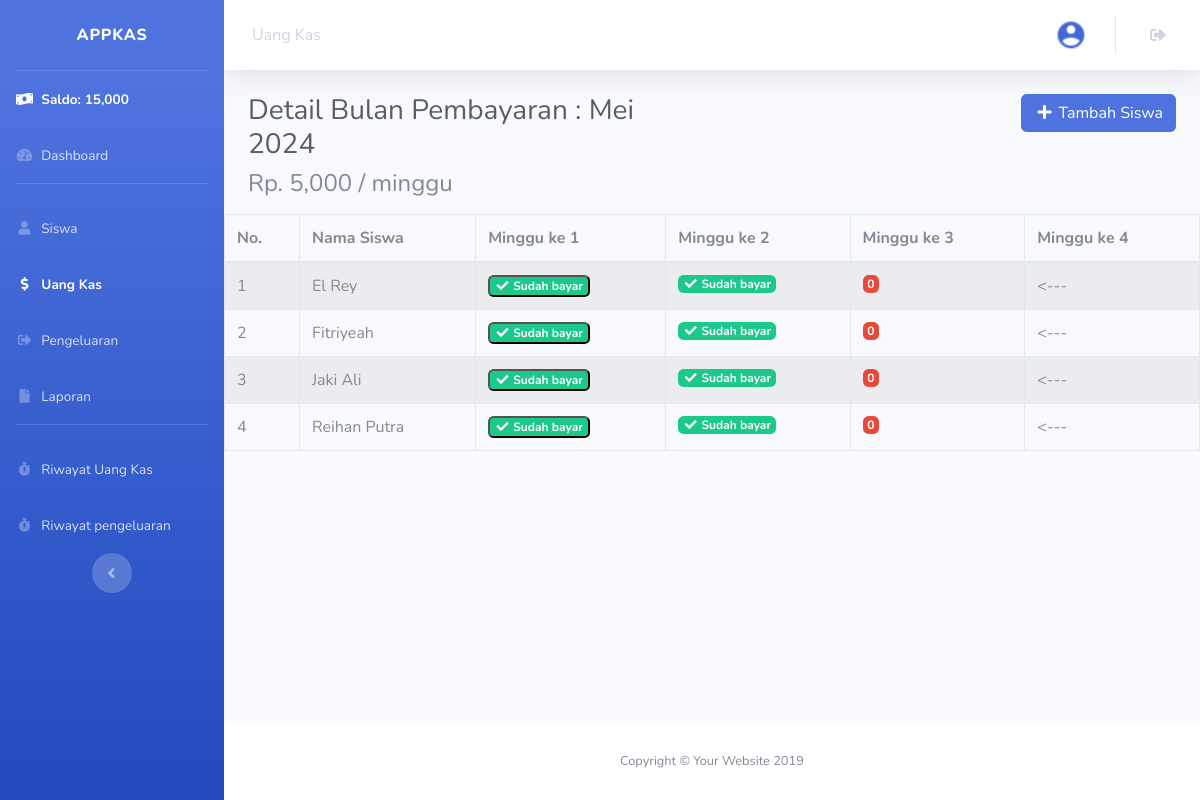
Screenshot of /detailuangkas.php?id_bulan_pembayaran=16 with the database file from the repository.
### tables this page shows
CREATE TABLE `bulan_pembayaran` (
  `id_bulan_pembayaran` int(11) NOT NULL,
  `nama_bulan` enum('januari','februari','maret','april','mei','juni','juli','agustus','september','oktober','november','desember') NOT NULL,
  `tahun` int(4) NOT NULL,
  `pembayaran_perminggu` int(11) NOT NULL
);

CREATE TABLE `uang_kas` (
  `id_uang_kas` int(11) NOT NULL,
  `id_siswa` int(11) NOT NULL,
  `id_bulan_pembayaran` int(11) NOT NULL,
  `minggu_ke_1` int(11) DEFAULT NULL,
  `minggu_ke_2` int(11) DEFAULT NULL,
  `minggu_ke_3` int(11) DEFAULT NULL,
  `minggu_ke_4` int(11) DEFAULT NULL,
  `status_lunas` int(11) NOT NULL
);

CREATE TABLE `siswa` (
  `id_siswa` int(11) NOT NULL,
  `nama_siswa` varchar(100) NOT NULL,
  `jenis_kelamin` enum('pria','wanita') NOT NULL,
  `no_telepon` varchar(25) NOT NULL,
  `email` varchar(255) NOT NULL
);

### detailuangkas.php (the view, shortened to what this page needs)
<?php
  require 'connection.php';
  $id_bulan_pembayaran = $_GET['id_bulan_pembayaran'];
  $detail_bulan_pembayaran = mysqli_fetch_assoc(mysqli_query($conn, "SELECT * FROM bulan_pembayaran WHERE id_bulan_pembayaran = '$id_bulan_pembayaran'"));
  $uang_kas = mysqli_query($conn, "SELECT * FROM uang_kas INNER JOIN siswa ON uang_kas.id_siswa = siswa.id_siswa INNER JOIN bulan_pembayaran ON uang_kas.id_bulan_pembayaran = bulan_pembayaran.id_bulan_pembayaran WHERE uang_kas.id_bulan_pembayaran = '$id_bulan_pembayaran' ORDER BY nama_siswa ASC");
  $bulan_pembayaran_pertama = mysqli_fetch_assoc(mysqli_query($conn, "SELECT * FROM bulan_pembayaran ORDER BY id_bulan_pembayaran ASC LIMIT 1"));
  $id_bulan_pembayaran_pertama = $bulan_pembayaran_pertama['id_bulan_pembayaran'];
  $jml_pengeluaran = mysqli_fetch_assoc(mysqli_query($conn, "SELECT sum(jumlah_pengeluaran) as jml_pengeluaran FROM pengeluaran"));
  $jml_pengeluaran = $jml_pengeluaran['jml_pengeluaran'];
  $jml_uang_kas = mysqli_fetch_assoc(mysqli_query($conn, "SELECT sum(minggu_ke_1 + minggu_ke_2 + minggu_ke_3 + minggu_ke_4) as jml_uang_kas FROM uang_kas"));
  $jml_uang_kas = $jml_uang_kas['jml_uang_kas'];
?>
<!DOCTYPE html>
<html lang="en">
<head>
  <link href="vendor/fontawesome-free/css/all.min.css" rel="stylesheet" type="text/css">
  <link href="css/sb-admin-2.min.css" rel="stylesheet">
</head>
<body id="page-top">
  <div id="wrapper">
    <ul class="navbar-nav bg-gradient-primary sidebar sidebar-dark accordion" id="accordionSidebar">
      <a class="sidebar-brand d-flex align-items-center justify-content-center" href="index.html">
        <div class="sidebar-brand-text mx-3">APPKAS</div>
      </a>
  <hr class="sidebar-divider my-0">
 <li class="nav-item active">
  <a class="nav-link">
     <i class = "fas fa-money-bill-wave"></i>
     <span>Saldo: <?= number_format($jml_uang_kas - $jml_pengeluaran); ?></span></a>
 </li>
<li class="nav-item">
  <a class="nav-link" href="index.php">
    <i class="fas fa-fw fa-tachometer-alt"></i>
    <span>Dashboard</span></a>
</li>
  <hr class="sidebar-divider">
<li class="nav-item">
  <a class="nav-link" href="siswa.php">
    <i class="fas fa-fw fa-user"></i>
    <span>Siswa</span>
  </a>
</li>
<li class="nav-item active">
  <a class="nav-link" href="bulanuangkas.php">
    <i class="fas fa-fw fa-dollar-sign"></i>
    <span>Uang Kas</span>
  </a>
</li>
<li class="nav-item">
  <a class="nav-link" href="pengeluaran.php">
    <i class="fas fa-fw fa-sign-out-alt"></i>
    <span>Pengeluaran</span>
  </a>
</li>
<li class="nav-item">
  <a class="nav-link" href="laporan.php">
    <i class="fas fa-fw fa-file"></i>
    <span>Laporan</span>
  </a>
</li>
  <hr class="sidebar-divider">
<li class="nav-item">
  <a class="nav-link" href="riwayatkas.php">
    <i class="fas fa-fw fa-stopwatch"></i>
    <span>Riwayat Uang Kas</span>
  </a>
</li>
<li class="nav-item">
        <a class="nav-link" href="riwayatpengeluaran.php">
          <i class="fas fa-fw fa-stopwatch"></i>
          <span>Riwayat pengeluaran</span>
        </a>
      </li>
  <div class="text-center d-none d-md-inline">
    <button class="rounded-circle border-0" id="sidebarToggle"></button>
  </div>
</ul>
    <div id="content-wrapper" class="d-flex flex-column">
      <div id="content">
      <nav class="navbar navbar-expand navbar-light bg-white topbar mb-4 static-top shadow">
        <ul class="navbar-nav">
            <li class="nav-item d-none d-sm-inline-block">
              <a href="siswa.php" class="nav-link">Uang Kas</a>
            </li>
          </ul>
        <ul class="navbar-nav ml-auto">
            <li class="nav-item no-arrow">
              <a class="nav-link" href="profile.php" role="button" aria-haspopup="true" aria-expanded="false">
              <img class="img-profile rounded-circle" src="assets/img/img_properties/profile.png">
              </a>
            </li>
            <li class="nav-item no-arrow mx-1">
              <a class="nav-link" href="logout.php" role="button" aria-haspopup="true" aria-expanded="false">
                <i class="fas fa-sign-out-alt fa-fw"></i>
              </a>
            </li>
        </ul>
      </nav>
    <div class="content-header">
      <div class="container-fluid">
        <div class="row mb-2">
          <div class="col-sm">
            <h1 class="h3 mb-2 text-gray-800">Detail Bulan Pembayaran : <?= ucwords($detail_bulan_pembayaran['nama_bulan']); ?> <?= $detail_bulan_pembayaran['tahun']; ?></h1>
            <h4>Rp. <?= number_format($detail_bulan_pembayaran['pembayaran_perminggu']); ?> / minggu</h4>
          </div>
          <div class="col-sm text-right">
            <?php if ($_SESSION['id_jabatan'] !== '3'): ?>
              <button type="button" class="btn btn-primary" data-toggle="modal" data-target="#tambahSiswaModal"><i class="fas fa-fw fa-plus"></i> Tambah Siswa</button>
            <?php endif ?>
          </div>
        </div>
      </div>
    </div>
<div id="content-wrapper" class="d-flex flex-column">
    <div id="content">
        <div class="table-responsive">
          <table class="table table-hover table-striped table-bordered" id="table_id">
            <thead>
              <tr>
                <th>No.</th>
                <th>Nama Siswa</th>
                <th>Minggu ke 1</th>
                <th>Minggu ke 2</th>
                <th>Minggu ke 3</th>
                <th>Minggu ke 4</th>
              </tr>
            </thead>
            <tbody>
              <?php $i = 1; ?>
              <?php foreach ($uang_kas as $duk): ?>
                <?php if ($_SESSION['id_jabatan'] == '3'): ?>
                  <tr>
                    <td><?= $i++; ?></td>
                    <td><?= ucwords(htmlspecialchars_decode($duk['nama_siswa'])); ?></td>
                    <?php if ($duk['minggu_ke_1'] == $duk['pembayaran_perminggu']): ?>
                      <td class="text-success"><?= number_format($duk['minggu_ke_1']); ?></td>
                    <?php else: ?>
                      <td class="text-danger"><?= number_format($duk['minggu_ke_1']); ?></td>
                    <?php endif ?>
                    <?php if ($duk['minggu_ke_2'] == $duk['pembayaran_perminggu']): ?>
                      <td class="text-success"><?= number_format($duk['minggu_ke_2']); ?></td>
                    <?php else: ?>
                      <td class="text-danger"><?= number_format($duk['minggu_ke_2']); ?></td>
                    <?php endif ?>
                    <?php if ($duk['minggu_ke_3'] == $duk['pembayaran_perminggu']): ?>
                      <td class="text-success"><?= number_format($duk['minggu_ke_3']); ?></td>
                    <?php else: ?>
                      <td class="text-danger"><?= number_format($duk['minggu_ke_3']); ?></td>
                    <?php endif ?>
                    <?php if ($duk['minggu_ke_4'] == $duk['pembayaran_perminggu']): ?>
                      <td class="text-success"><?= number_format($duk['minggu_ke_4']); ?></td>
                    <?php else: ?>
                      <td class="text-danger"><?= number_format($duk['minggu_ke_4']); ?></td>
                    <?php endif ?>
                  </tr>
                <?php else: ?>
                  <?php if ($id_bulan_pembayaran != $id_bulan_pembayaran_pertama AND $data_bulan_sebelum['status_lunas'] == '0'): ?>
                    <tr class="bg-danger">
                  <?php else: ?>
                    <tr>
                  <?php endif ?>
                    <td><?= $i++; ?></td>
                    <td><?= $duk['nama_siswa']; ?></td>
                    <?php if ($duk['minggu_ke_1'] == $duk['pembayaran_perminggu']): ?>
                      <?php if ($duk['minggu_ke_2'] !== "0"): ?>
                        <td>
                          <button type="button" class="badge badge-success" data-container="body" data-toggle="popover" data-placement="top" data-content="Tidak bisa mengubah minggu ke 1, kalau minggu ke 2 dan seterusnya sudah lunas, jika ingin mengubah, ubahlah minggu ke 2 atau ke 3 atau ke 4 terlebih dahulu menjadi 0.">
                            <i class="fas fa-fw fa-check"></i> Sudah bayar
                          </button>
                        </td>
                      <?php else: ?>
                        <td><a href="" data-toggle="modal" data-target="#editMingguKe1<?= $duk['id_uang_kas']; ?>" class="badge badge-success"><i class="fas fa-fw fa-check"></i> Sudah bayar</a></td>
                      <?php endif ?>
                    <?php endif ?>
                    <?php if ($duk['minggu_ke_1'] !== $duk['pembayaran_perminggu']): ?>
                      <td><---</td>
                      <td><---</td>
                      <td><---</td>
                    <?php else: ?>
                      <?php if ($duk['minggu_ke_2'] == $duk['pembayaran_perminggu']): ?>
                      <?php if ($duk['minggu_ke_3'] !== "0"): ?>
                        <td><button type="button" class="badge badge-success" data-container="body" data-toggle="popover" data-placement="top" data-content="Tidak bisa mengubah minggu ke 2, jika minggu ke 3 dan seterusnya sudah lunas, jika ingin mengubah, ubahlah minggu ke 3 atau ke 4 terlebih dahulu menjadi 0."><i class="fas fa-fw fa-check"></i> Sudah bayar</button></td>
                      <?php else: ?>
                        <td><a href="" data-toggle="modal" data-target="#editMingguKe2<?= $duk['id_uang_kas']; ?>" class="badge badge-success"><i class="fas fa-fw fa-check"></i> Sudah bayar</a></td>
                      <?php endif ?>
                      <?php else: ?>
                        <td><a href="" data-toggle="modal" data-target="#editMingguKe2<?= $duk['id_uang_kas']; ?>" class="badge badge-danger"><?= number_format($duk['minggu_ke_2']); ?></a></td>
                      <?php endif ?>
                      <?php if ($duk['minggu_ke_2'] !== $duk['pembayaran_perminggu']): ?>
                        <td><---</td>
                        <td><---</td>
                      <?php else: ?>
                        <?php if ($duk['minggu_ke_3'] == $duk['pembayaran_perminggu']): ?>
                          <?php if ($duk['minggu_ke_4'] !== "0"): ?>
                            <td><button type="button" class="badge badge-success" data-container="body" data-toggle="popover" data-placement="top" data-content="Tidak bisa mengubah minggu ke 3, jika minggu ke 4 sudah lunas, jika ingin mengubah, ubahlah minggu ke 4 terlebih dahulu menjadi 0."><i class="fas fa-fw fa-check"></i> Sudah bayar</button></td>
                          <?php else: ?>
                            <td><a href="" data-toggle="modal" data-target="#editMingguKe3<?= $duk['id_uang_kas']; ?>" class="badge badge-success"><i class="fas fa-fw fa-check"></i> Sudah bayar</a></td>
                          <?php endif ?>
                        <?php else: ?>
                          <td><a href="" data-toggle="modal" data-target="#editMingguKe3<?= $duk['id_uang_kas']; ?>" class="badge badge-danger"><?= number_format($duk['minggu_ke_3']); ?></a></td>
                        <?php endif ?>
                        <?php if ($duk['minggu_ke_3'] !== $duk['pembayaran_perminggu']): ?>
                          <td><---</td>
                        <?php endif ?>
                      <?php endif ?>
                    <?php endif ?>
                  </tr>
                <?php endif ?>
              <?php endforeach ?>
            </tbody>
          </table>
        </div>
    </div>
</div>
  </div>
    <footer class="sticky-footer bg-white">
        <div class="container my-auto">
          <div class="copyright text-center my-auto">
            <span>Copyright &copy; Your Website 2019</span>
          </div>
        </div>
      </footer>
</div>
</body>
</html>

### rows the page displays
bulan_pembayaran: nama_bulan "Mei", tahun "2024", pembayaran_perminggu "5,000"
uang_kas: id_siswa.nama_siswa "El Rey", minggu_ke_1 "Sudah bayar", minggu_ke_3 "0"
uang_kas: id_siswa.nama_siswa "Fitriyeah", minggu_ke_1 "Sudah bayar", minggu_ke_3 "0"
uang_kas: id_siswa.nama_siswa "Jaki Ali", minggu_ke_1 "Sudah bayar", minggu_ke_3 "0"
uang_kas: id_siswa.nama_siswa "Reihan Putra", minggu_ke_1 "Sudah bayar", minggu_ke_3 "0"

### other values shown
$jml_uang_kas - $jml_pengeluaran "15,000"
